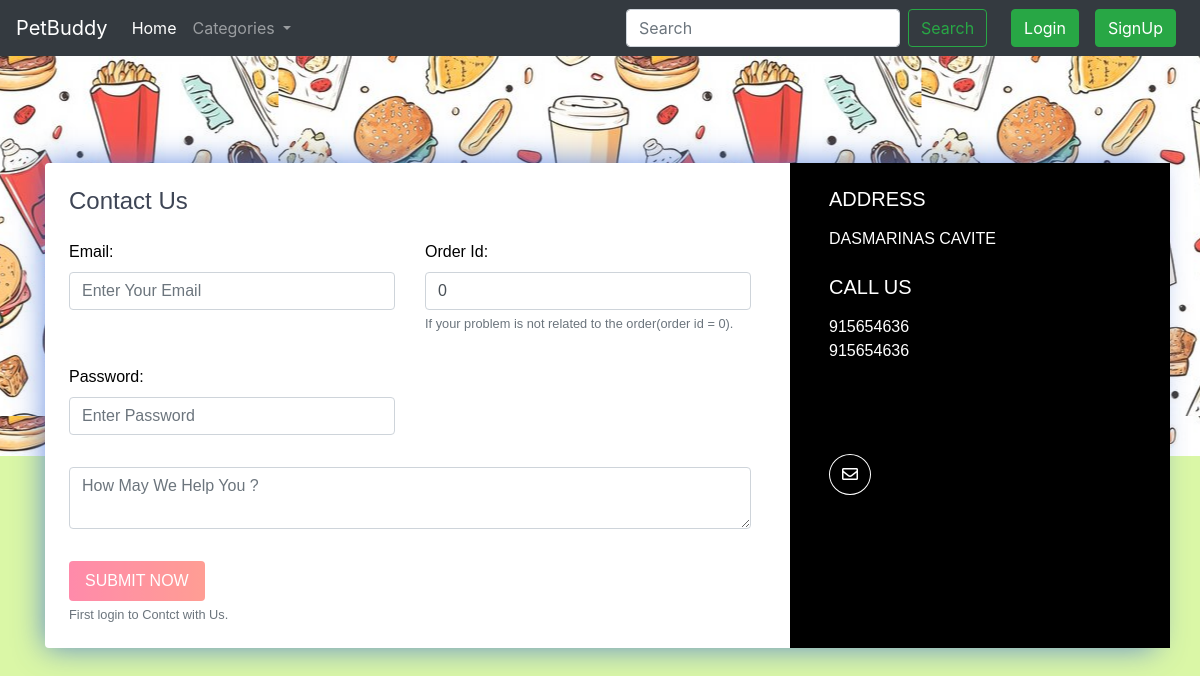
The page /contact.php on the database its author committed.
### tables this page shows
CREATE TABLE `sitedetail` (
  `tempId` int(11) NOT NULL,
  `systemName` varchar(50) DEFAULT NULL,
  `email` varchar(35) NOT NULL,
  `contact1` bigint(21) NOT NULL,
  `contact2` bigint(21) DEFAULT NULL COMMENT 'Optional',
  `address` text NOT NULL,
  `dateTime` datetime NOT NULL DEFAULT current_timestamp()
);

### contact.php (the view, shortened to what this page needs)
<!doctype html>
<html lang="en">
  <head>
    <link rel="stylesheet" href="https://stackpath.bootstrapcdn.com/bootstrap/4.5.0/css/bootstrap.min.css">
    <link rel="stylesheet" href="https://use.fontawesome.com/releases/v5.8.2/css/all.css">
  </head>
  <body>
  <?php include 'partials/_dbconnect.php';?>
  <?php include 'partials/_nav.php';?>
      <div class="contact2" style="background-image:url(img/bgcontact.jpg);height: 400px;" id="contact">
        <div class="container">
          <div class="row contact-container">
            <div class="col-lg-12">
              <div class="card card-shadow border-0 mb-4">
                <div class="row">
                  <div class="col-lg-8">
                    <div class="contact-box p-4">
                      <div class="row">
                        <div class="col-lg-8">
                          <h4 class="title">Contact Us</h4>
                        </div>
                      </div>
                      <?php
                          $passSql = "SELECT * FROM users WHERE id='$userId'";
                          $passResult = mysqli_query($conn, $passSql);
                          $passRow=mysqli_fetch_assoc($passResult);
                          $email = $passRow['email'];
                      ?>
                      <form action="partials/_manageContactUs.php" method="POST">
                        <div class="row">
                          <div class="col-lg-6">
                            <div class="form-group mt-3">
                                <b><label for="email">Email:</label></b>
                                <input type="email" class="form-control" id="email" name="email" placeholder="Enter Your Email" required value="<?php echo $email ?>">
                            </div>
                          </div>
                          <div class="col-lg-6">
                            <div class="form-group mt-3">
                              <b><label for="orderId">Order Id:</label></b>
                              <input class="form-control" type="text" id="orderId" name="orderId" placeholder="Order Id" value="0">
                              <small id="orderIdHelp" class="form-text text-muted">If your problem is not related to the order(order id = 0).</small>
                            </div>
                          </div>
                          <div class="col-lg-6">
                            <div class="form-group mt-3">
                              <b><label for="password">Password:</label></b>
                              <input class="form-control" id="password" name="password" placeholder="Enter Password" type="password" placeholder="Enter Your Password" required data-toggle="password">
                            </div>
                          </div>
                          <div class="col-lg-12">
                            <div class="form-group  mt-3">
                                <textarea class="form-control" id="message" name="message" rows="2" required minlength="6" placeholder="How May We Help You ?"></textarea>
                            </div>
                          </div>
                          <?php if($loggedin){ ?>
                            <div class="col-lg-12">
                              <button type="submit" class="btn btn-danger-gradiant mt-3 mb-3 text-white border-0 py-2 px-3"><span> SUBMIT NOW <i class="ti-arrow-right"></i></span></button>
                              <button type="button" class="btn btn-danger-gradiant mt-3 mb-3 text-white border-0 py-2 px-3 mx-2" data-toggle="modal" data-target="#history"><span> HISTORY <i class="ti-arrow-right"></i></span></button>
                            </div>
                          <?php }else { ?>
                            <div class="col-lg-12">
                              <button type="submit" class="btn btn-danger-gradiant mt-3 text-white border-0 py-2 px-3" disabled><span> SUBMIT NOW <i class="ti-arrow-right"></i></span></button>
                              <small class="form-text text-muted">First login to Contct with Us.</small>
                            </div>
                          <?php } ?>
                        </div>
                      </form>
                    </div>
                  </div>
                  <?php
                    $sql = "SELECT * FROM `sitedetail`";
                    $result = mysqli_query($conn, $sql);
                    $row = mysqli_fetch_assoc($result);
                    $address = $row['address'];
                    $email = $row['email'];
                    $contact1 = $row['contact1'];
                    $contact2 = $row['contact2'];
                    echo '<div class="col-lg-4 bg-image textcolor" style="background-color:black;url(img/map.jpg);" >
                          <div class=" detail-box p-4" >
                            <h5 class="text-white font-weight-light mb-3">ADDRESS</h5>
                            <p class="text-white op-7">' .$address. '</p>
                            <h5 class="text-white font-weight-light mb-3 mt-4">CALL US</h5>
                            <p class="text-white op-7">' .$contact1. '
                              <br> ' .$contact2. '</p>
                            <div class="round-social light">
                              <a href="https://mail.google.com/mail/?view=cm&fs=1&tf=1&to=' .$email. '" class="ml-0 text-decoration-none text-white border border-white rounded-circle" target="_blank"><i class="far fa-envelope"></i></a>
                              <!-- <a href="https://github.com/darshankparmar" class="text-decoration-none text-white border border-white rounded-circle" target="_blank"><i class="fab fa-github"></i></i></a>
                              <a href="https://youtube.com/" class="text-decoration-none text-white border border-white rounded-circle" target="_blank"><i class="fab fa-youtube"></i></a> -->
                            </div>
                          </div>
                        </div>';
                  ?>
                </div>
              </div>
            </div>
          </div>
        </div>
      </div>
  </body>
</html>

### partials/_nav.php (shortened to what this page needs)
<?php
if(isset($_SESSION['loggedin']) && $_SESSION['loggedin']==true){
  $loggedin= true;
  $userId = $_SESSION['userId'];
  $username = $_SESSION['username'];
}
else{
  $loggedin = false;
  $userId = 0;
}
$sql = "SELECT * FROM `sitedetail`";
$result = mysqli_query($conn, $sql);
$row = mysqli_fetch_assoc($result);
$systemName = $row['systemName'];
echo '<nav class="navbar navbar-expand-lg navbar-dark bg-dark">
      <a class="navbar-brand" href="index.php">'.$systemName.'</a>
      <button class="navbar-toggler bg-dark" type="button" data-toggle="collapse" data-target="#navbarSupportedContent" aria-controls="navbarSupportedContent" aria-expanded="false" aria-label="Toggle navigation">
        <span class="navbar-toggler-icon"></span>
      </button>
      <div class="collapse navbar-collapse" id="navbarSupportedContent">
        <ul class="navbar-nav mr-auto">
          <li class="nav-item active">
            <a class="nav-link" href="index.php">Home <span class="sr-only">(current)</span></a>
          </li>
          <li class="nav-item dropdown">
            <a class="nav-link dropdown-toggle" href="#" id="navbarDropdown" role="button" data-toggle="dropdown" aria-haspopup="true" aria-expanded="false">
              Categories
            </a>
            <div class="dropdown-menu" aria-labelledby="navbarDropdown">';
            echo '</div>
          </li>
        <!--   <li class="nav-item">
            <a class="nav-link" href="viewOrder.php">Your Orders</a>
          </li>
         <li class="nav-item">
            <a class="nav-link" href="about.php">About Us</a>
          </li>
          <li class="nav-item">
            <a class="nav-link" href="contact.php">Contact Us</a>
          </li>-->
        </ul>
        <form method="get" action="/OnlineOrdering/search.php" class="form-inline my-2 my-lg-0 mx-3">
          <input class="form-control mr-sm-2" type="search" name="search" id="search" placeholder="Search" aria-label="Search" required>
          <button class="btn btn-outline-success my-2 my-sm-0" type="submit">Search</button>
        </form>';
        if($loggedin){
          echo '<ul class="navbar-nav mr-2">
            <li class="nav-item dropdown">
              <a class="nav-link dropdown-toggle" href="#" id="navbarDropdown" role="button" data-toggle="dropdown"> Welcome ' .$username. '</a>
              <div class="dropdown-menu" aria-labelledby="navbarDropdown">
                <a class="dropdown-item" href="partials/_logout.php">Logout</a>
              </div>
            </li>
          </ul>
          <div class="text-center image-size-small position-relative">
            <a href="viewProfile.php"><img src="img/person-' .$userId. '.jpg" class="rounded-circle" onError="this.src = \'img/profilePic.jpg\'" style="width:40px; height:40px"></a>
          </div>';
        }
        else {
          echo '
          <button type="button" class="btn btn-success mx-2"  data-toggle="modal" data-target="#loginModal">Login</button>
          <button type="button" class="btn btn-success mx-2"  data-toggle="modal" data-target="#signupModal">SignUp</button>';
        }
  echo '</div>
    </nav>';
?>

### contact.php (style rules this page uses)
body { background-color: #DAF7A6 !important; }
.contact2 { font-family: "Montserrat", sans-serif; color: #8d97ad; font-weight: 300; background-position: center top; color: black; }
.contact2 h1, .contact2 h2, .contact2 h3, .contact2 h4, .contact2 h5, .contact2 h6 { color: #3e4555; }
.contact2 .bg-image { background-size: cover; position: relative; display: -webkit-box; display: -webkit-flex; display: -ms-flexbox; display: flex; }
.contact2 .card.card-shadow { -webkit-box-shadow: 0px 0px 30px rgba(115, 128, 157, 0.1); box-shadow: 0px 0px 30px rgba(61, 109, 214, 0.774); }
.contact2 .detail-box .round-social { margin-top: 100px; color: rgb(0,0,0); }
.contact2 .round-social a { background: transparent; margin: 0 7px; padding: 11px 12px; }
.contact2 .contact-container { position: relative; top: 107px; }
.contact2 .btn-danger-gradiant { background: #ff4d7e; background: -webkit-linear-gradient(legacy-direction(to right), #ff4d7e 0%, #ff6a5b 100%); background: -webkit-gradient(linear, left top, right top, from(#ff4d7e), to(#ff6a5b)); background: -webkit-linear-gradient(left, #ff4d7e 0%, #ff6a5b 100%); background: -o-linear-gradient(left, #ff4d7e 0%, #ff6a5b 100%); background: linear-gradient(to right, #ff4d7e 0%, #ff6a5b 100%); }

### rows shown on the page
sitedetail: systemName "PetBuddy", address "DASMARINAS CAVITE", contact1 "915654636", contact2 "915654636"
